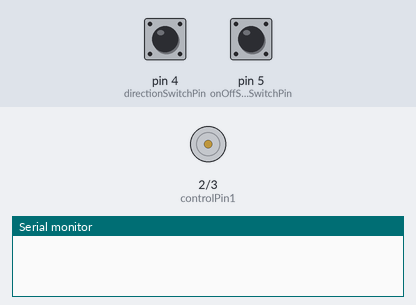
The sketch below on a simulated Arduino Uno, built with avr-gcc and run on an emulated ATmega328P. Shown: motor-driver pin pairs drawn as motors (green arrow = first pin HIGH = forward, orange = second pin HIGH = backward, longer = more drive, scaled by the enable pin), the last lines printed to the serial monitor. The inputs (shaded band) are chosen by the test bench; at power-on: pin 5 (onOffSwitchStateSwitchPin) LOW, pin 4 (directionSwitchPin) LOW.

Above: at 1.2 s.
1.3 s: pin 5 (onOffSwitchStateSwitchPin) pulled HIGH for 0.15 s
At 1.8 s:
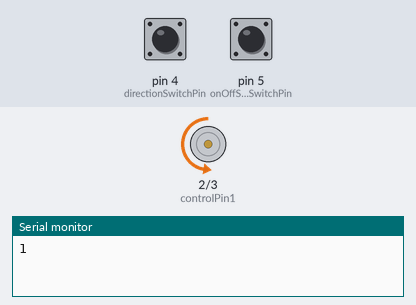
2.9 s: pin 4 (directionSwitchPin) pulled HIGH for 0.15 s
At 4.1 s:
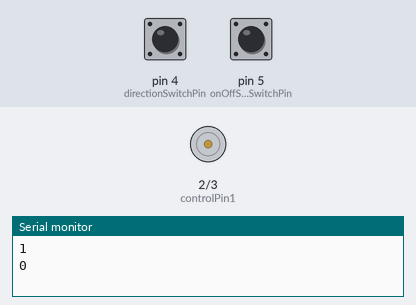
Timing chart, 0 to 5.9 s (numbered marks = the images above; inputs shaded):
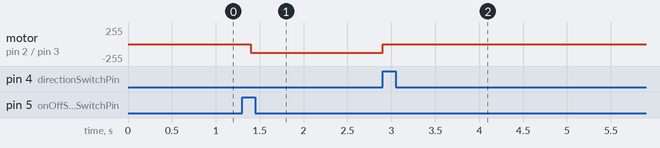

The sketch:

codigo-motor.ino
```cpp
//Definicion de pines
const int controlPin1 = 2;
const int controlPin2 = 3;
const int enablePin = 9;
const int directionSwitchPin = 4;
const int onOffSwitchStateSwitchPin = 5;
const int potPin = A0;

//Inicializacion de variables
int onOffSwitchState = LOW;
int previousOnOffSwitchState = LOW;
int directionSwitchState = LOW;
int previousDirectionSwitchState = LOW;
int done = 0;
float time_start = 0;
float time_end = 0;
float move_time = 0;
float time_parada = 0;

//Creacion de variables para el motor
int motorEnabled = 0;
int motorSpeed = 0;

//Definicion de salidas y entradas
void setup() {
  Serial.begin(9600);
  Serial.setTimeout(1000);
  pinMode(controlPin1, OUTPUT);
  pinMode(controlPin2, OUTPUT);
  pinMode(enablePin, OUTPUT);
  pinMode(directionSwitchPin, INPUT);
  pinMode(onOffSwitchStateSwitchPin, INPUT);
  pinMode(potPin, INPUT);
  analogWrite(enablePin, 0);
}

void loop() {
  //Lee el estado de prendido y la direccion
  onOffSwitchState = digitalRead(onOffSwitchStateSwitchPin);
  directionSwitchState = digitalRead(directionSwitchPin);

  //Prende el motor
  if (onOffSwitchState == HIGH && previousOnOffSwitchState == LOW){
    motorSpeed = analogRead(potPin)/4;
    delay(100);
    Serial.println(1); //Comunica a Python su inicio
    time_start = millis();
    digitalWrite(controlPin1, LOW);
    digitalWrite(controlPin2, HIGH);
    analogWrite(enablePin, motorSpeed);
    previousOnOffSwitchState = HIGH;
  }

//Para el motor
if (directionSwitchState == HIGH && previousDirectionSwitchState == LOW){
  analogWrite(enablePin, 0);
  time_parada = millis() - time_start;
  Serial.println(0); //Comunica a Python su fin
  while (Serial.available() == 0){
    delay(1000);
  }

//Tiempos
float time_max = 1000.0*Serial.parseFloat();
float move_time = time_parada - time_max;

//Cambio de direccion
motorSpeed = analogRead(potPin)/4;
digitalWrite(controlPin1, HIGH);
digitalWrite(controlPin2, LOW);
analogWrite(enablePin, motorSpeed);
time_end = millis();

//Condicion para que el motor sepa hasta donde retornar de acuerdo al tiempo enviado por Python
while (millis() - time_end < move_time){}
analogWrite(enablePin, 0);
while (Serial.available() == 0){}
previousDirectionSwitchState = HIGH;
done = 1;

}
}
```

Measured:
- after the input at 1.3 s, motor on pin 2 (controlPin1) / pin 3 (controlPin2): stopped → backward 128/255 after 0.10 s
- after the input at 2.9 s, motor on pin 2 (controlPin1) / pin 3 (controlPin2): backward 128/255 → stopped at once
